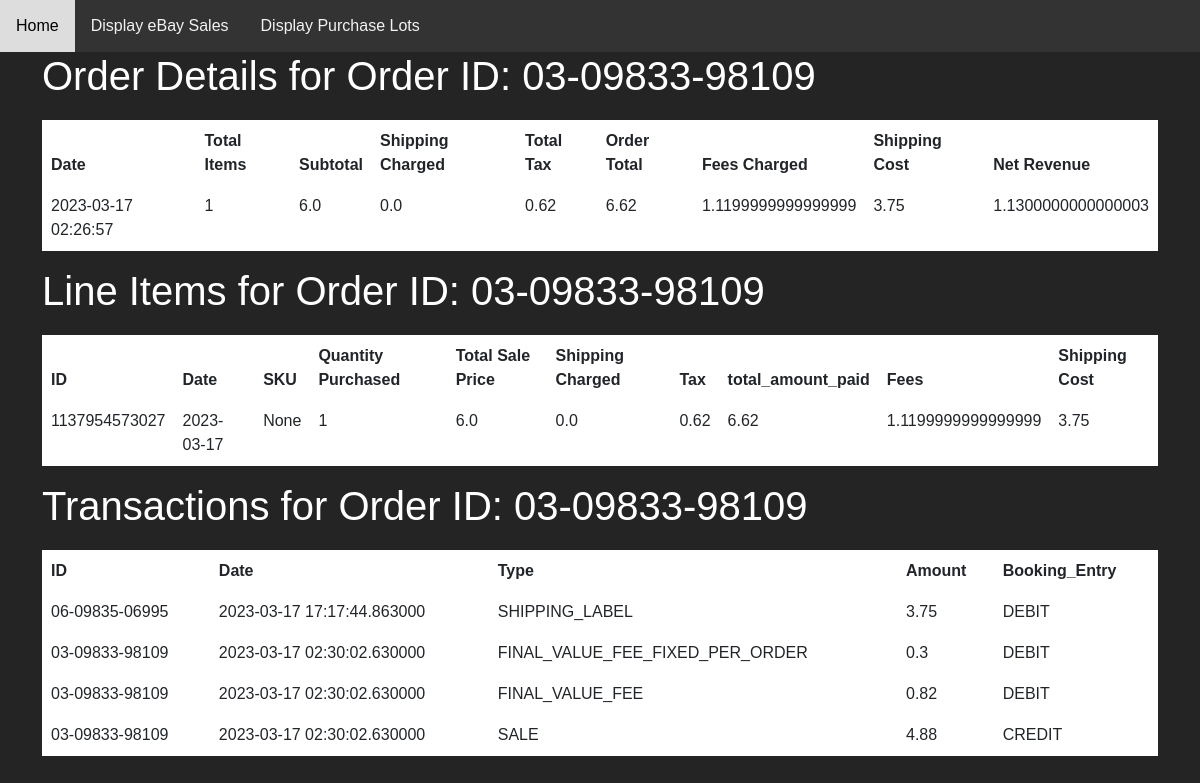
Page /order_line_items/03-09833-98109 on the committed database.
### models.py (models this page shows, shortened)
class Order(db.Model):
    __tablename__ = 'orders'
    id = db.Column(db.Integer, primary_key=True)
    order_id = db.Column(db.String, nullable=False, unique=True)
    order_date = db.Column(db.DateTime, nullable=False, default=datetime.utcnow)
    order_venue = db.Column(db.String, nullable=False)
    _shipping_cost = db.Column(db.Float, nullable=False, default=0.00)
    _fees = db.Column(db.Float, nullable=False, default=0.00)
    @property
    def shipping_cost(self):
        return self._shipping_cost
    @property
    def fees(self):
        return self._fees
    @property
    def quantity(self):
        return sum([line_item.quantity for line_item in self.lineItems])
    @property
    def total_sale_price(self):
        return sum([(line_item.total_sale_price * line_item.quantity) for line_item in self.lineItems])
    @property
    def shipping_charged(self):
        return sum([line_item.shipping_charged for line_item in self.lineItems])
    @property
    def tax(self):
        return sum([line_item.tax for line_item in self.lineItems])
    @property
    def total_amount_paid(self):
        return sum([line_item.total_amount_paid for line_item in self.lineItems])
    @property
    def net_revenue(self):
        return self.total_amount_paid - self.shipping_cost - self.fees - self.tax
    lineItems = db.relationship('LineItem', backref='order', lazy=True)
    orderTransactions = db.relationship('Transaction', backref='order', lazy=True)

class LineItem(db.Model):
    __tablename__ = 'line_items'
    id = db.Column(db.Integer, primary_key=True)
    line_item_id = db.Column(db.String, nullable=False, unique=True)
    transaction_date = db.Column(db.Date, nullable=False)
    sku = db.Column(db.String, default=None)
    quantity = db.Column(db.Integer, nullable=False)
    shipping_cost = db.Column(db.Float, nullable=False, default=0.00)
    total_sale_price = db.Column(db.Float, nullable=False, default=0.00)
    shipping_charged = db.Column(db.Float, nullable=False, default=0.00)
    tax = db.Column(db.Float, nullable=False, default=0.00)
    total_amount_paid = db.Column(db.Float, nullable=False, default=0.00)
    fees = db.Column(db.Float, nullable=False, default=0.00)
    order_id = db.Column(db.String, db.ForeignKey('orders.order_id'), nullable=False)
    item_id = db.Column(db.Integer, db.ForeignKey('items.id'), nullable=True)

class Transaction(db.Model):
    __tablename__ = 'transactions'
    id = db.Column(db.Integer, primary_key=True)
    transaction_id = db.Column(db.String, nullable=False, unique=False)
    line_item_id = db.Column(db.String)
    transaction_date = db.Column(db.DateTime, nullable=False)
    transaction_type = db.Column(db.String, nullable=False)
    amount = db.Column(db.Float, nullable=False, default=0.00)
    booking_entry = db.Column(db.String, nullable=False)
    order_id = db.Column(db.String, db.ForeignKey('orders.order_id'))

### app.py (the view)
@app.route('/order_line_items/<order_id>')
def display_order_line_items(order_id):
    order = Order.query.filter_by(order_id=order_id).first()
    line_items = LineItem.query.filter_by(order_id=order_id).all()
    order_items = sum(line_item.quantity for line_item in line_items)
    transactions = Transaction.query.filter_by(order_id=order_id).all()
    print(transactions)
    return render_template('display_order_line_items.html', line_items=line_items or [], transactions=transactions or [], order=order, order_items=order_items)

### templates/display_order_line_items.html
{% extends "base.html" %}
{% block content %}
    <h1>Order Details for Order ID: {{ order.order_id }}</h1>
    {% if order %}
        <table class="table">
            <thead>
                <tr>
                    <th scope="col">Date</th>
                    <th scope="col">Total Items</th>
                    <th scope="col">Subtotal</th>
                    <th scope="col">Shipping Charged</th>
                    <th scope="col">Total Tax</th>
                    <th scope="col">Order Total</th>
                    <th scope="col">Fees Charged</th>
                    <th scope="col">Shipping Cost</th>
                    <th scope="col">Net Revenue</th>
                </tr>
            </thead>
            <tbody>
                <tr>
                    <td>{{ order.order_date }}</td>
                    <td>{{ order.quantity }}</td>
                    <td>{{ order.total_sale_price }}</td>
                    <td>{{ order.shipping_charged }}</td>
                    <td>{{ order.tax }}</td>
                    <td>{{ order.total_amount_paid }}</td>
                    <td>{{ order.fees }}</td>
                    <td>{{ order.shipping_cost }}</td>
                    <td>{{ order.net_revenue }}</td>
            </tbody>
        </table>
    {% else %}
        <p>No order found for the given order ID.</p>
    {% endif %}
    <h1>Line Items for Order ID: {{ order.order_id }}</h1>
    {% if line_items %}
        <table class="table">
            <thead>
                <tr>
                    <th scope="col">ID</th>
                    <th scope="col">Date</th>
                    <th scope="col">SKU</th>
                    <th scope="col">Quantity Purchased</th>
                    <th scope="col">Total Sale Price</th>
                    <th scope="col">Shipping Charged</th>
                    <th scope="col">Tax</th>
                    <th scope="col">total_amount_paid</th>
                    <th scope="col">Fees</th>
                    <th scope="col">Shipping Cost</th>
                </tr>
            </thead>
            <tbody>
                {% for line_item in line_items %}
                    <tr>
                        <td>{{ line_item.line_item_id }}</td>
                        <td>{{ line_item.transaction_date }}</td>
                        <td>{{ line_item.sku }}</td>
                        <td>{{ line_item.quantity }}</td>
                        <td>{{ line_item.total_sale_price }}</td>
                        <td>{{ line_item.shipping_charged }}</td>
                        <td>{{ line_item.tax }}</td>
                        <td>{{ line_item.total_amount_paid }}</td>
                        <td>{{ line_item.fees }}</td>
                        <td>{{ line_item.shipping_cost }}</td>
                    </tr>
                {% endfor %}
            </tbody>
        </table>
    {% else %}
        <p>No line items found for the given order ID.</p>
    {% endif %}
    <h1> Transactions for Order ID: {{ order.order_id }}</h1>
    {% if transactions %}
        <table class="table">
            <thead>
                <tr>
                    <th scope="col">ID</th>
                    <th scope="col">Date</th>
                    <th scope="col">Type</th>
                    <th scope="col">Amount</th>
                    <th scope="col">Booking_Entry</th>
                </tr>
            </thead>
            <tbody>
                {% for transaction in transactions %}
                    <tr>
                        <td>{{ transaction.transaction_id }}</td>
                        <td>{{ transaction.transaction_date }}</td>
                        <td>{{ transaction.transaction_type }}</td>
                        <td>{{ transaction.amount }}</td>
                        <td>{{ transaction.booking_entry }}</td>
                    </tr>
                {% endfor %}
            </tbody>
        </table>
    {% else %}
        <p>No line transactions found for the given order ID.</p>
    {% endif %}
{% endblock %}

### static/styles.css (style rules this page uses)
body { background-color: #242424; color: #ffffff; font-family: Arial, sans-serif; }
h1 { color: #ffffff; }
table { width: 100%; margin-top: 20px; border-collapse: collapse; }
table th, table td { padding: 10px; border: 1px solid #ffffff; text-align: left; }

### rows in the picture
Order: order_id "03-09833-98109", order_date "2023-03-17 02:26:57", fees "1.1199999999999999", shipping_cost "3.75"
LineItem: quantity "1", total_sale_price "6.0", shipping_charged "0.0", tax "0.62", total_amount_paid "6.62", net_revenue "1.1300000000000003", line_item_id "1137954573027", transaction_date "2023-03-17", sku "None", fees "1.1199999999999999", shipping_cost "3.75"
